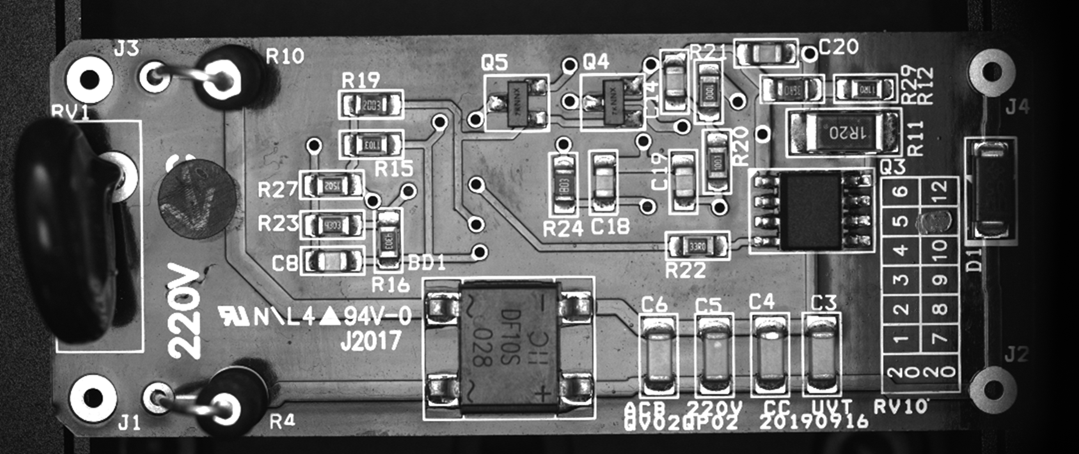
#> input picture pcb.png, 1079 x 454 px, found by its file name
$ jupyter execute --allow-errors 8Team-patchcore.ipynb   (shell and % lines are left out)
#> lines starting #> are read from the running program, lines starting #| are printed output that depends on the picture; after the words box and inside, x2 and y2 are one past the last pixel; in counts of white or black regions, pixels touching at a corner belong together
<a href="https://colab.research.google.com/github/JSJeong-me/LGE-PRI-1st/blob/main/8Team-patchcore.ipynb" target="_parent"></a>

[cell 1]
# PCB soldering position detection demo
#
# This notebook cell loads the user's PCB image from /mnt/data/pcb.png,
# detects likely soldering pads/joints using classical CV (Top-hat + Otsu + morphology),
# filters candidates by geometric + photometric heuristics,
# and writes out:
#   - An overlay image with bounding boxes
#   - A CSV listing bounding box and centroid coordinates
#   - A reusable Python script you can run locally
#
# Outputs are saved under /mnt/data and previewed inline.

import cv2
import numpy as np
import pandas as pd
import matplotlib.pyplot as plt
import textwrap
from pathlib import Path

IMG_PATH = Path("/content/pcb.png")
assert IMG_PATH.exists(), f"Image not found at {IMG_PATH}"

# ---------- Load & preprocess ----------
img_bgr = cv2.imread(str(IMG_PATH))
#> img_bgr is the input picture: shape (454, 1079, 3); min 0, max 255, mean 95.2
if img_bgr is None:
    raise RuntimeError("Failed to load image.")

h0, w0 = img_bgr.shape[:2]
#> h0 = 454; w0 = 1079
gray = cv2.cvtColor(img_bgr, cv2.COLOR_BGR2GRAY)

# Contrast enhancement for metallic highlights
clahe = cv2.createCLAHE(clipLimit=2.0, tileGridSize=(8, 8))
eq = clahe.apply(gray)
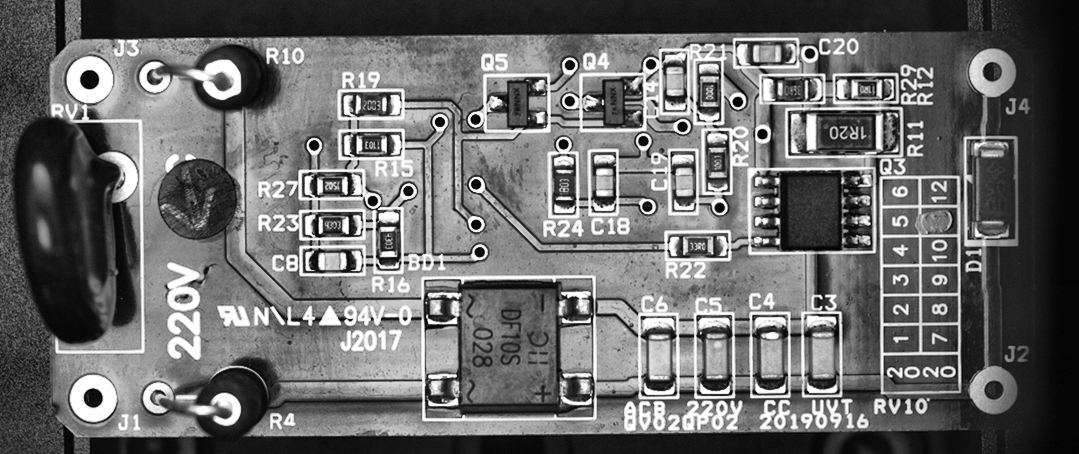
#> eq: shape (454, 1079); min 0, max 255, mean 105.3

# Top-hat to emphasize small bright regions (solder/metal tends to be reflective)
kernel_size = max(9, int(min(h0, w0) * 0.02))  # scale kernel to image size
#> kernel_size = 9
kernel = cv2.getStructuringElement(cv2.MORPH_RECT, (kernel_size, kernel_size))
tophat = cv2.morphologyEx(eq, cv2.MORPH_TOPHAT, kernel)
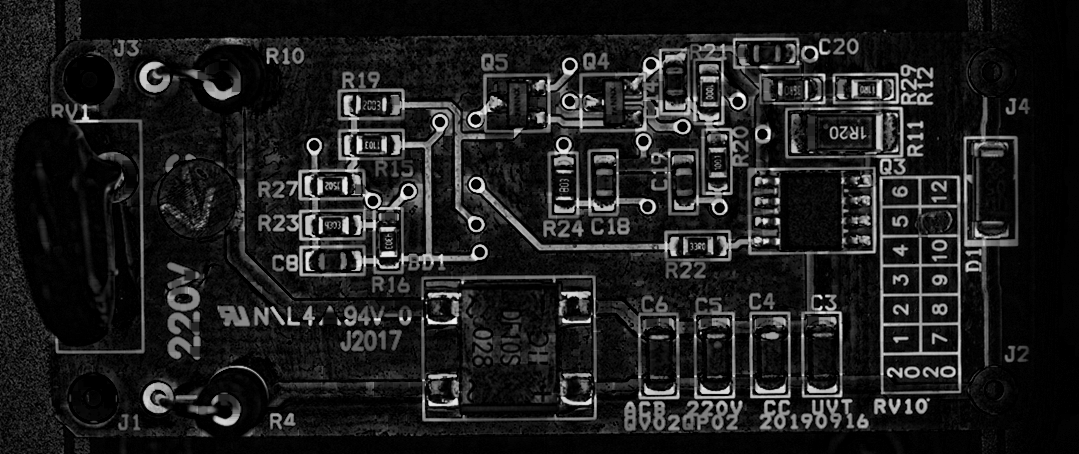
#> tophat: shape (454, 1079); min 0, max 249, mean 30.1

# Binary mask (bright features) using Otsu
_, th = cv2.threshold(tophat, 0, 255, cv2.THRESH_BINARY + cv2.THRESH_OTSU)
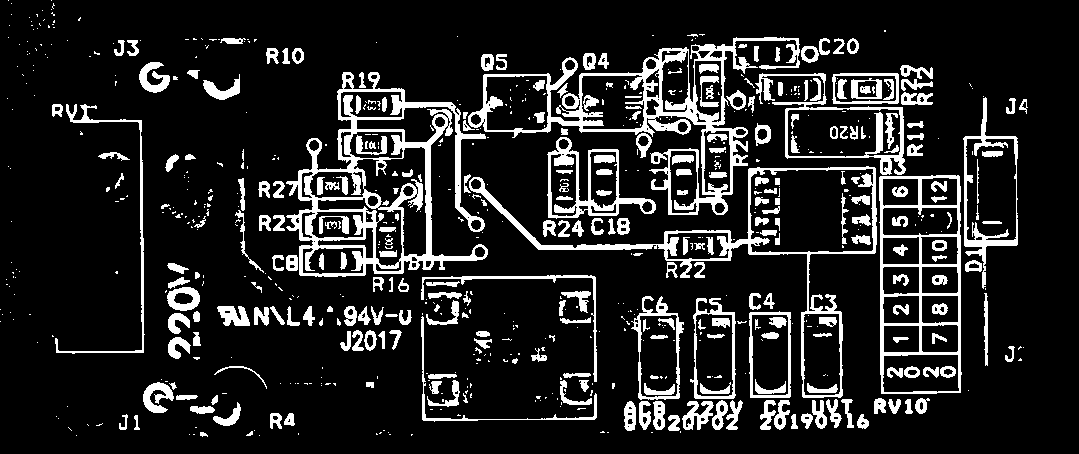
#> th: shape (454, 1079); 14.1% white; 721 white regions (438 under 20 px), largest, box (x1, y1, x2, y2) and area: (286, 72, 488, 277) 9707, (468, 37, 800, 215) 8374, (469, 166, 877, 398) 4783

# Morphology to connect fragmented pads
k_small = cv2.getStructuringElement(cv2.MORPH_RECT, (3, 3))
closed = cv2.morphologyEx(th, cv2.MORPH_CLOSE, k_small, iterations=2)
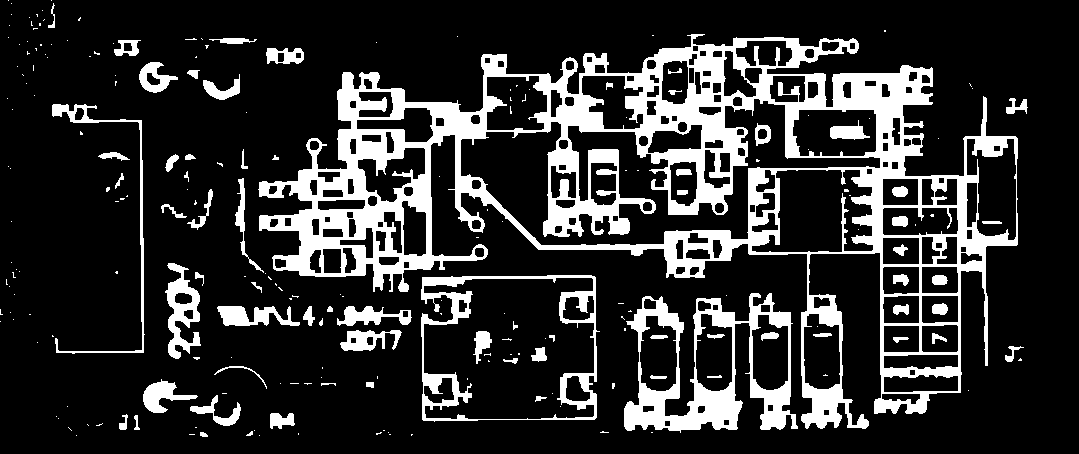
#> closed: shape (454, 1079); 18.6% white; 225 white regions (154 under 20 px), largest, box (x1, y1, x2, y2) and area: (258, 34, 1018, 429) 63255, (624, 293, 798, 433) 8516, (421, 275, 600, 422) 4546
opened = cv2.morphologyEx(closed, cv2.MORPH_OPEN, k_small, iterations=1)
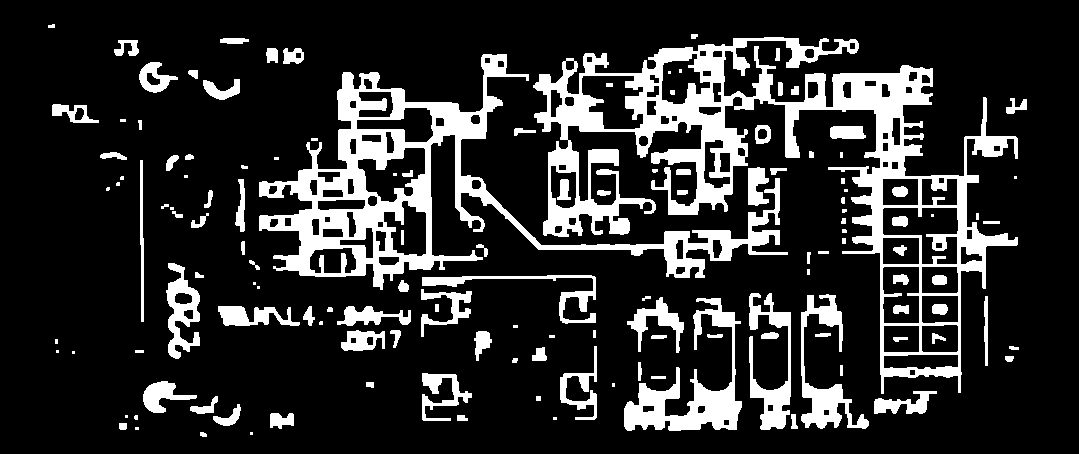
#> opened: shape (454, 1079); 17.7% white; 139 white regions (31 under 20 px)

# Optional: remove border darkness/lighting gradients via mask refinement
mask = opened.copy()

# ---------- Contour extraction ----------
cnts, _ = cv2.findContours(mask, cv2.RETR_EXTERNAL, cv2.CHAIN_APPROX_SIMPLE)
#> cnts = 121 contours, 44 with area under 20; largest, box (x1, y1, x2, y2) and area: (533, 37, 1018, 394) 50166, (259, 54, 788, 290) 30363, (624, 298, 742, 431) 4510, (801, 294, 869, 429) 2365, (749, 293, 791, 430) 2018

candidates = []
for c in cnts:
    x, y, w, h = cv2.boundingRect(c)
    area = w * h
    if w == 0 or h == 0:
        continue
    aspect = w / h
    # geometric filters (quite permissive to keep IC pins & SMD ends)
    if not (4 <= w <= 220 and 4 <= h <= 120):
        continue
    if not (30 <= area <= 12000):
        continue
    # solidity / fill ratio to avoid hollow regions
    contour_area = cv2.contourArea(c)
    if area == 0:
        continue
    fill_ratio = contour_area / area
    if fill_ratio < 0.45:
        continue
    # photometric filter: solder/metal tends to be bright
    roi = gray[y:y+h, x:x+w]
    mean_intensity = float(np.mean(roi))
    if mean_intensity < 120:   # conservative threshold
        continue
    cx = x + w / 2.0
    cy = y + h / 2.0
    candidates.append({
        "x": int(x), "y": int(y), "w": int(w), "h": int(h),
        "cx": float(cx), "cy": float(cy),
        "area": int(area), "aspect": float(aspect),
        "fill_ratio": float(fill_ratio), "mean": float(mean_intensity)
    })
#> this loop made 121 passes
#> (x, y, w, h, area, aspect, contour_area, fill_ratio) on passes 4, 6, 9, 10, 16, 21, 31, 33, 34, 35, 39, 45: (119, 423, 8, 7, 56, 1.14, 41, 0.732), (457, 415, 11, 6, 66, 1.83, 41.5, 0.629), (791, 414, 7, 15, 105, 0.467, 55, 0.524), (270, 413, 24, 16, 384, 1.5, 243, 0.633), (366, 382, 8, 6, 48, 1.33, 30.5, 0.635), (638, 362, 4, 19, 76, 0.211, 43, 0.566), (651, 335, 16, 4, 64, 4, 42, 0.656), (707, 334, 16, 4, 64, 4, 37, 0.578), (815, 333, 16, 4, 64, 4, 38, 0.594), (761, 332, 18, 7, 126, 2.57, 84.5, 0.671), (341, 330, 44, 21, 924, 2.1, 610, 0.66), (218, 306, 82, 20, 1640, 4.1, 857.5, 0.523)
#> (x, y, w, h, area, aspect, contour_area, fill_ratio) on passes 11, 13, 14, 17, 19, 29: (213, 404, 28, 22, 616, 1.27, 219, 0.356), (190, 396, 28, 18, 504, 1.56, 169.5, 0.336), (874, 391, 63, 23, 1449, 2.74, 623.5, 0.43), (143, 381, 54, 32, 1728, 1.69, 726, 0.42), (422, 373, 50, 48, 2400, 1.04, 763, 0.318), (560, 346, 37, 74, 2738, 0.5, 670, 0.245)
#> after the loop, candidates = 40 items

# ---------- Non-maximum suppression to merge overlaps ----------
def nms_boxes(boxes, overlap_thresh=0.3):
#> called with overlap_thresh = 0.3
    if len(boxes) == 0: return []
    # boxes: [x,y,w,h]
    rects = np.array([[b["x"], b["y"], b["x"]+b["w"], b["y"]+b["h"]] for b in boxes], dtype=np.float32)
#> rects = 40 rows, first 6: [119, 423, 127, 430], [457, 415, 468, 421], [791, 414, 798, 429], [270, 413, 294, 429], [366, 382, 374, 388], [638, 362, 642, 381]
    scores = np.array([b["mean"] for b in boxes], dtype=np.float32)
#> scores = 40 values, max 234.2 at index 11, min 125.8 at index 21, mean 182.2

    x1, y1, x2, y2 = rects[:,0], rects[:,1], rects[:,2], rects[:,3]
#> x1 = 40 values, max 815 at index 8, min 52 at index 30, mean 432; y1 = 40 values, max 423 at index 0, min 34 at index 39, mean 216.6; x2 = 40 values, max 831 at index 8, min 99 at index 30, mean 448.9; y2 = 40 values, max 430 at index 0, min 39 at index 39, mean 232
    areas = (x2 - x1 + 1) * (y2 - y1 + 1)
#> areas = 40 values, max 3395 at index 16, min 42 at index 11, mean 376.5
    idxs = np.argsort(scores)  # low to high
#> idxs = 40 values, max 39 at index 1, min 0 at index 29, mean 19.5

    pick = []
    while len(idxs) > 0:
        last = idxs[-1]
        pick.append(last)

        xx1 = np.maximum(x1[last], x1[idxs[:-1]])
        yy1 = np.maximum(y1[last], y1[idxs[:-1]])
        xx2 = np.minimum(x2[last], x2[idxs[:-1]])
        yy2 = np.minimum(y2[last], y2[idxs[:-1]])

        w = np.maximum(0, xx2 - xx1 + 1)
        h = np.maximum(0, yy2 - yy1 + 1)
        overlap = (w * h) / areas[idxs[:-1]]
        idxs = idxs[np.where(overlap <= overlap_thresh)[0]]
#> this loop made 39 passes
#> last on passes 1 to 12: 11, 13, 29, 19, 20, 14, 25, 5, 22, 35, 0, 10
#> (last, xx1, yy1, xx2, yy2, overlap, idxs) on passes 28, 31: (7, [707, 707, 707, 707, 809, 748, 707, 755, 707, 707, 807], [334, 334, 334, 334, 334, 334, 382, 334, 413, 334, 334], [245, 698, 99, 178, 723, 723, 374, 723, 294, 240, 723], [232, 39, 123, 93, 158, 206, 338, 144, 338, 100, 264], [0, 0, 0, 0, 0, 0, 0, 0, 0, 0, 0], [21, 39, 30, 34, 27, 23, 4, 28, 3, 32, 17]), (3, [270, 691, 270, 270, 809, 748, 366, 755], [413, 413, 413, 413, 413, 413, 413, 413], [245, 294, 99, 178, 294, 294, 294, 294], [232, 39, 123, 93, 158, 206, 388, 144], [0, 0, 0, 0, 0, 0, 0, 0], [21, 39, 30, 34, 27, 23, 4, 28])
#> after the loop, idxs = empty array; pick = 39 values, max 39 at index 37, min 0 at index 10, mean 19.62
    return [boxes[i] for i in pick]

final_candidates = nms_boxes(candidates, 0.3)
#> final_candidates = 39 items

# ---------- Draw overlay ----------
overlay = img_bgr.copy()
for i, b in enumerate(final_candidates, start=1):
    x, y, w, h = b["x"], b["y"], b["w"], b["h"]
    cv2.rectangle(overlay, (x, y), (x+w, y+h), (0, 255, 0), 2)
    cv2.putText(overlay, f"{i}", (x, max(0, y-5)), cv2.FONT_HERSHEY_SIMPLEX, 0.5, (0,255,0), 1, cv2.LINE_AA)
#> this loop made 39 passes
#> (x, y, w, h) on passes 1 to 7: (327, 307, 6, 5), (435, 304, 4, 8), (138, 120, 4, 10), (677, 190, 11, 5), (597, 190, 14, 6), (398, 280, 11, 12), (185, 154, 9, 6)
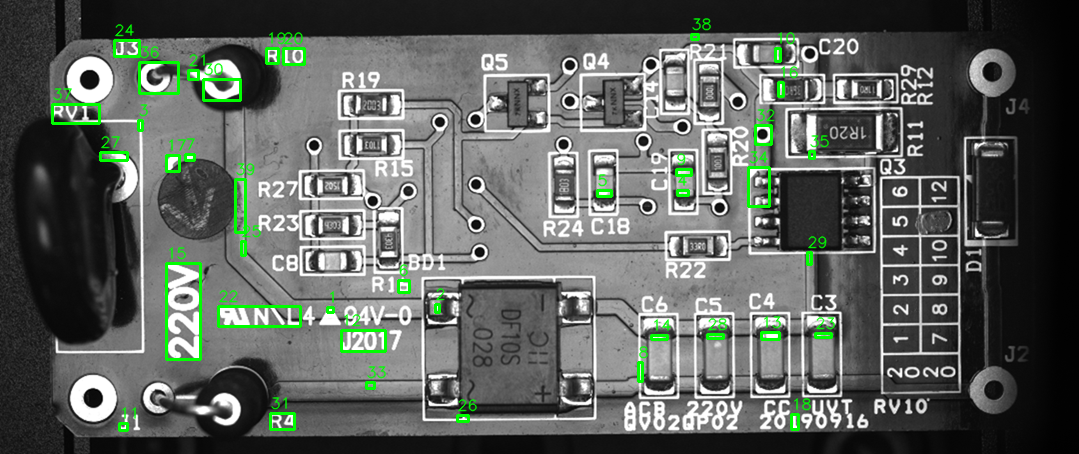
#> overlay: shape (454, 1079, 3); 2.53% of pixels changed, all inside (x1, y1, x2, y2) = (51, 18, 836, 432)

# save outputs
overlay_path = Path("/content/pcb_solder_detected.png")
csv_path = Path("/content/pcb_solder_positions.csv")
script_path = Path("/content/detect_solder_positions.py")

#> (the rest of this cell did not finish here and is left out)
